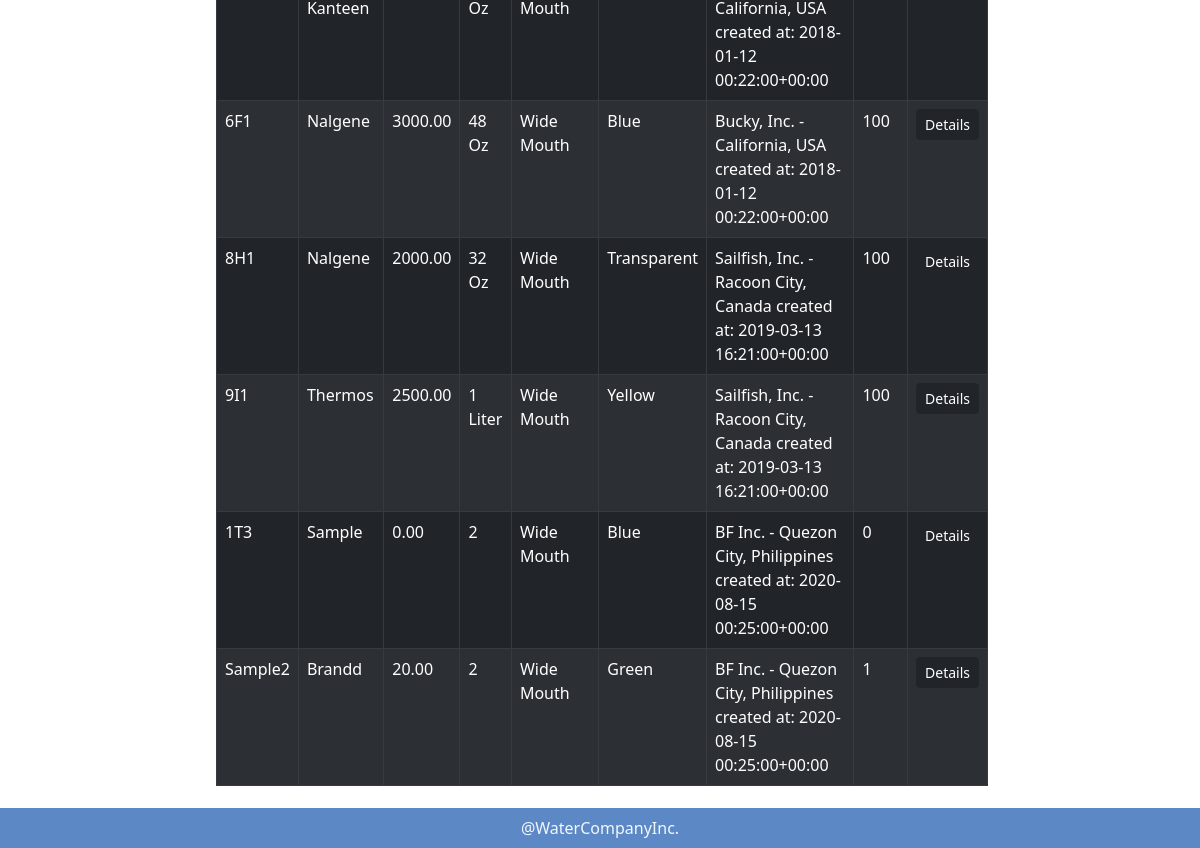
/view_bottles/ (lower part), run on an earlier commit of the app's database.
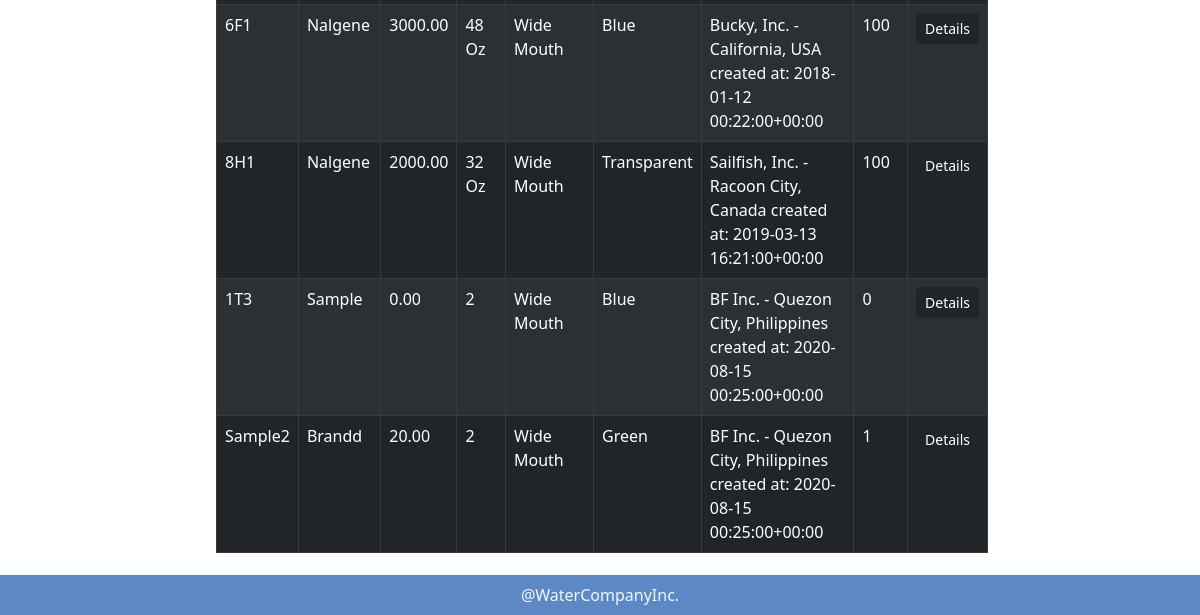
And on a later commit of the database.
### MyInventoryApp/models.py (models this page shows, shortened)
class WaterBottle(models.Model):
    sku = models.CharField(max_length=10, unique=True)
    brand = models.CharField(max_length=100)
    cost = models.DecimalField(max_digits=10, decimal_places=2, validators=[MinValueValidator(Decimal('0.00'))])
    size = models.PositiveIntegerField(max_length=100)
    mouth_size = models.CharField(max_length=50)
    color = models.CharField(max_length=50)
    supplied_by = models.ForeignKey(Supplier, on_delete=models.CASCADE)
    current_quantity = models.PositiveIntegerField()

class Supplier(models.Model):
    name = models.CharField(max_length=300)
    city = models.CharField(max_length=300)
    country = models.CharField(max_length=300)
    created_at = models.DateTimeField(blank=True, null = True)
    objects = models.Manager()
    def __str__(self):
        return f"{self.name} - {self.city}, {self.country} created at: {self.created_at}"

### MyInventoryApp/views.py (the view)
# urls.py: path('view_bottles/', views.view_bottles, name="view_bottles"),
def view_bottles(request):
    WaterBottle_objects = WaterBottle.objects.all()
    return render(request, 'MyInventoryApp/view_bottles.html', {'wbs':WaterBottle_objects})

### MyInventoryApp/templates/MyInventoryApp/view_bottles.html (shortened to what this page needs)
{% extends 'MyInventoryApp/base.html' %}
{% load static %}
{% block content %}
<div class="table-responsive">
        <table class="table table-dark table-striped columns table-bordered">
                <tbody>
            {% block tbody_data %}
                {% for w in wbs %}
                <tr>
                    <td> {{ w.sku }} </td>
                    <td> {{ w.brand }} </td>
                    <td> {{ w.cost }} </td>
                    <td> {{ w.size }} </td>
                    <td> {{ w.mouth_size }} </td>
                    <td> {{ w.color }} </td>
                    <td> {{ w.supplied_by }} </td>
                    <td> {{ w.current_quantity }} </td>
                    <td> <div class="d-flex justify-content-center"> <a href="{% url 'view_bottle_details' pk=w.pk %}" class="btn btn-sm btn-dark">Details</a> </div> </td>
                </tr>
                {% endfor %}
            {% endblock %}
        </tbody>
        </table>
        </div>
</div>
</div>
{% endblock %}
{% load static %}

### MyInventoryApp/templates/MyInventoryApp/base.html (shortened to what this page needs)
{% load static %}
<!DOCTYPE html>
<html lang="en">
<head>
<link href="https://cdn.jsdelivr.net/npm/bootstrap@5.2.3/dist/css/bootstrap.min.css" rel="stylesheet">
<link rel="stylesheet" href="{% static '/MyInventoryApp/css/baseCSS.css' %}">
</head>
<body>
<div class="flex-grow-1">
    <div class="container-fluid d-inline-block">
        <div class="row">
            <div class="col-2 ps-1 pl-3 text-start">
            </div>
            <div class="col-8 ps-3 center">
                {% block content %}{% endblock %}
            </div>
        </div>
<footer class="footer bg-custom p-2 mt-auto" style="background-color: #5c88c5; color:aliceblue;">
    <div class="container text-center">@WaterCompanyInc.</div>
</footer>
</body>
</html>

### MyInventoryApp/templates/MyInventoryApp/base.html (style rules this page uses)
body { min-height: 100vh; display: flex; flex-direction: column; }

What changed in the data, as far as the page shows it:
removed WaterBottle: sku "9I1", brand "Thermos", cost "2500.00", size "1 Liter", mouth_size "Wide Mouth", color "Yellow", supplied_by "Sailfish, Inc. - Racoon City, Canada created at: 2019-03-13 16:21:00+00:00", current_quantity "100"
